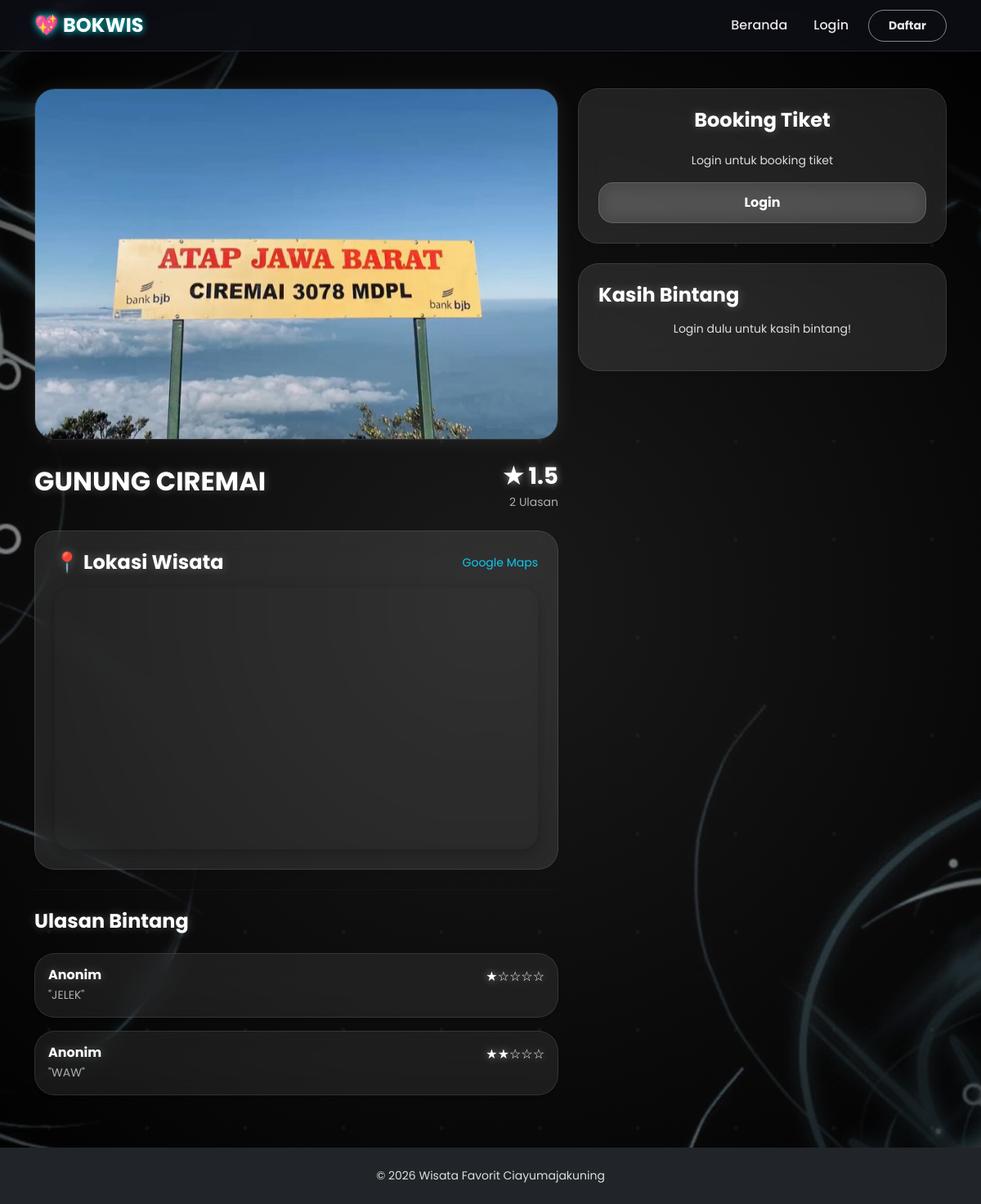
Screenshot of /webdev/detail.php?id=1 with the database file from the repository.
### tables this page shows
CREATE TABLE `destinasi` (
  `id_destinasi` int(11) NOT NULL,
  `nama_wisata` varchar(100) NOT NULL,
  `kategori` enum('Alam','Gunung','Pantai') NOT NULL,
  `harga_tiket` int(11) DEFAULT 50000,
  `deskripsi` text DEFAULT NULL,
  `gambar` varchar(255) DEFAULT NULL,
  `maps` text DEFAULT NULL
);

CREATE TABLE `review` (
  `id_review` int(11) NOT NULL,
  `id_destinasi` int(11) DEFAULT NULL,
  `nama_user` varchar(100) DEFAULT NULL,
  `rating` int(11) DEFAULT NULL CHECK (`rating` >= 1 and `rating` <= 5),
  `komentar` text DEFAULT NULL,
  `foto_review` varchar(255) DEFAULT NULL,
  `tanggal_review` timestamp NOT NULL DEFAULT current_timestamp()
);

### webdev/detail.php (the view, shortened to what this page needs)
<?php
include 'header.php';
$id = isset($_GET['id']) ? mysqli_real_escape_string($conn, $_GET['id']) : '';
$res = mysqli_query($conn, "
    SELECT d.*,
           AVG(r.rating) as avg_r,
           COUNT(r.id_review) as total_r
    FROM destinasi d
    LEFT JOIN review r
    ON d.id_destinasi = r.id_destinasi
    WHERE d.id_destinasi = '$id'
    GROUP BY d.id_destinasi
");
$data = mysqli_fetch_array($res);
$rating_angka = round($data['avg_r'], 1) ?: '0.0';
?>
<div class="container mt-5 pt-5">
    <div class="row g-4">
        <div class="col-md-7">
            <img src="foto/<?= $data['gambar']; ?>" class="img-main mb-4">
            <div class="d-flex justify-content-between align-items-center">
                <h2 class="fw-bold">
                    <?= strtoupper($data['nama_wisata']); ?>
                </h2>
                <div class="text-end">
                    <span class="fs-3 fw-bold text-warning">
                        ★ <?= $rating_angka; ?>
                    </span>
                    <p class="small text-muted mb-0">
                        <?= $data['total_r']; ?> Ulasan
                    </p>
                </div>
            </div>
            <div class="card border-0 shadow-sm p-4 mt-4">
                <div class="d-flex justify-content-between align-items-center mb-3">
                    <h4 class="fw-bold mb-0">
                        📍 Lokasi Wisata
                    </h4>
                    <span class="small text-info">
                        Google Maps
                    </span>
                </div>
                <div class="maps-container">
                    <iframe
                        src="<?= $data['maps']; ?>"
                        width="100%"
                        height="320"
                        style="border:0;"
                        allowfullscreen=""
                        loading="lazy">
                    </iframe>
                </div>
            </div>
            <hr class="my-4">
            <h4 class="fw-bold mb-4">
                Ulasan Bintang
            </h4>
            <?php
            $reviews = mysqli_query($conn, "
                SELECT * FROM review
                WHERE id_destinasi = '$id'
                ORDER BY tanggal_review DESC
            ");
            if(mysqli_num_rows($reviews) > 0):
                while($rev = mysqli_fetch_assoc($reviews)):
            ?>
            <div class="card review-card p-3 mb-3 shadow-sm border-0">
                <div class="d-flex justify-content-between">
                    <h6 class="fw-bold mb-1">
                        <?= $rev['nama_user']; ?>
                    </h6>
                    <span class="text-warning">
                        <?php
                        for($i=1; $i<=5; $i++){
                            echo ($i <= $rev['rating']) ? '★' : '☆';
                        }
                        ?>
                    </span>
                </div>
                <p class="small text-secondary mb-0">
                    "<?= $rev['komentar']; ?>"
                </p>
            </div>
            <?php
                endwhile;
            else:
                echo "<p class='text-muted'>Belum ada ulasan bintang.</p>";
            endif;
            ?>
        </div>
        <div class="col-md-5">
            <div class="sticky-wrapper">
                <div class="card shadow-sm p-4 mb-4 border-0">
                    <h4 class="fw-bold text-center mb-4">
                        Booking Tiket
                    </h4>
                    <?php if(isset($_SESSION['user'])): ?>
                    <form action="proses_booking.php" method="POST">
                        <input type="hidden"
                               name="id_destinasi"
                               value="<?= $id; ?>">
                        <label class="small fw-bold mb-2">
                            Pemesan:
                        </label>
                        <input type="text"
                               class="form-control mb-3"
                               value="<?= $_SESSION['user']['nama_lengkap']; ?>"
                               readonly>
                        <div class="row g-2">
                            <div class="col-6">
                                <input type="date"
                                       name="tanggal"
                                       class="form-control"
                                       required>
                            </div>
                            <div class="col-6">
                                <input type="number"
                                       name="jumlah"
                                       class="form-control"
                                       min="1"
                                       value="1">
                            </div>
                        </div>
                        <button type="submit"
                                class="btn btn-pink w-100 mt-3">
                            PESAN SEKARANG
                        </button>
                    </form>
                    <?php else: ?>
                    <div class="text-center">
                        <p class="small">
                            Login untuk booking tiket
                        </p>
                        <a href="login_user.php"
                           class="btn btn-pink w-100">
                           Login
                        </a>
                    </div>
                    <?php endif; ?>
                </div>
                <div class="card border-0 shadow-sm p-4">
                    <h4 class="fw-bold mb-3">
                        Kasih Bintang
                    </h4>
                    <?php if(isset($_SESSION['user'])): ?>
                    <form action="simpan_review.php" method="POST">
                        <input type="hidden"
                               name="id_destinasi"
                               value="<?= $id; ?>">
                        <select name="rating"
                                class="form-select mb-3">
                            <option value="5">
                                ⭐⭐⭐⭐⭐ (Sangat Bagus)
                            </option>
                            <option value="4">
                                ⭐⭐⭐⭐ (Bagus)
                            </option>
                            <option value="3">
                                ⭐⭐⭐ (Cukup)
                            </option>
                            <option value="2">
                                ⭐⭐ (Buruk)
                            </option>
                            <option value="1">
                                ⭐ (Sangat Buruk)
                            </option>
                        </select>
                        <textarea
                            name="komentar"
                            class="form-control mb-3"
                            rows="4"
                            placeholder="Apa komentarmu?"></textarea>
                        <button type="submit"
                                class="btn btn-pink w-100">
                            KIRIM BINTANG
                        </button>
                    </form>
                    <?php else: ?>
                    <p class="small text-center">
                        Login dulu untuk kasih bintang!
                    </p>
                    <?php endif; ?>
                </div>
            </div>
        </div>
    </div>
</div>
<?php include 'footer.php'; ?>

### webdev/header.php (style rules this page uses)
:root { --pink-main: #ff4da6; --pink-dark: #e60073; --pink-light: #ffe6f2; }
body { font-family: 'Segoe UI', sans-serif; background-color: #f8f9fa; scroll-behavior: smooth; }
.btn-pink { background: var(--pink-main); color: white; border-radius: 25px; border: none; padding: 8px 20px; font-weight: bold; }
.img-main { width: 100%; height: 400px; object-fit: cover; border-radius: 25px; }
.sticky-wrapper { position: -webkit-sticky; position: sticky; top: 90px; z-index: 10; }

### webdev/detail.php (style rules this page uses)
* { font-family:'Poppins',sans-serif; }
body { background:url('foto/bg.jpg') no-repeat center center fixed; background-size:cover; animation:bgZoom 18s ease-in-out infinite alternate; overflow-x:hidden; position:relative; }
body::before { content:""; position:fixed; inset:0; background: radial-gradient(circle at center, rgba(255,255,255,0.10), rgba(0,0,0,0.80)); z-index:-1; }
body::after { content:""; position:fixed; inset:0; background: radial-gradient(circle, rgba(255,255,255,0.08) 2px, transparent 3px); background-size:120px 120px; animation:sparkle 20s linear infinite; opacity:.5; z-index:-1; }
h1,h2,h3,h4,h5,h6 { color:white !important; font-weight:700; text-shadow:0 0 12px rgba(255,255,255,0.25); }
p, span, small, label { color:rgba(255,255,255,0.85) !important; }
.text-muted, .text-secondary { color:rgba(255,255,255,0.65) !important; }
.img-main { width:100%; height:430px; object-fit:cover; border-radius:25px; border:1px solid rgba(255,255,255,0.12); box-shadow:0 0 25px rgba(255,255,255,0.08); transition:.3s; }
.card { background:rgba(255,255,255,0.10) !important; backdrop-filter:blur(15px); border:1px solid rgba(255,255,255,0.10) !important; border-radius:25px !important; color:white; transition:.3s; }
.review-card { background:rgba(255,255,255,0.08) !important; }
.btn-pink { background:rgba(255,255,255,0.12); border:1px solid rgba(255,255,255,0.15); color:white !important; border-radius:18px; padding:12px; font-weight:700; transition:.3s; backdrop-filter:blur(10px); }
.text-warning { color:#ffffff !important; text-shadow:0 0 10px rgba(255,255,255,0.5); }
.sticky-wrapper { position:sticky; top:100px; }
.maps-container { overflow:hidden; border-radius:20px; box-shadow:0 5px 20px rgba(0,0,0,0.25); }
.maps-container iframe { display:block; border:none; }
hr { border-color:rgba(255,255,255,0.12); }

### rows the page displays
destinasi: gambar (picture), nama_wisata "GUNUNG CIREMAI"
review: nama_user "Anonim", rating 1 (drawn), komentar "JELEK"
review: nama_user "Anonim", rating 2 (drawn), komentar "WAW"

### other values shown
$rating_angka "1.5"
$data['total_r'] "2"
